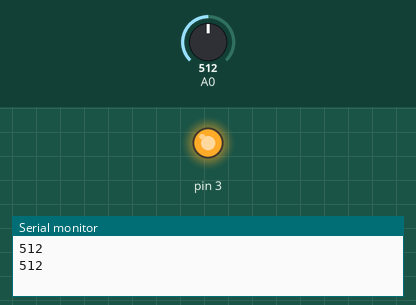
The sketch below on a simulated Arduino Uno, built with avr-gcc and run on an emulated ATmega328P. On the bench: output pins drawn as LEDs (lit = HIGH), the last lines printed to the serial monitor. Inputs (shaded band) come from the test bench; at power-on: A0 = 512.

Above: at 1.8 s.
1.9 s: A0 set to 6
3.4 s: A0 set to 3
At 4.6 s:
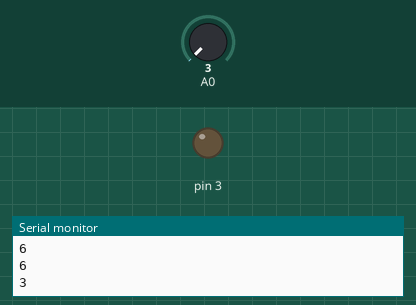
5.5 s: A0 set to 122
At 7.2 s:
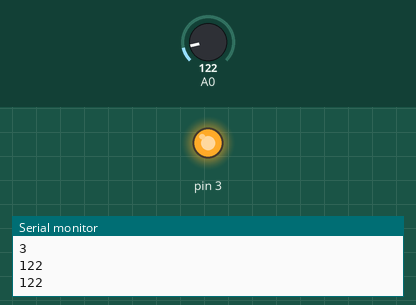
7.5 s: A0 set to 0
At 8.9 s:
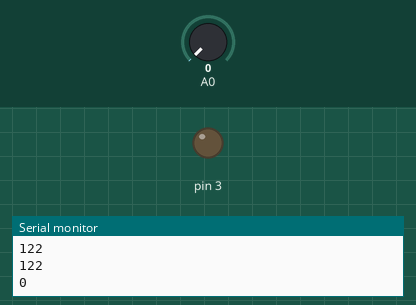
Timing chart, 0 to 10.5 s (numbered marks = the images above; inputs shaded):
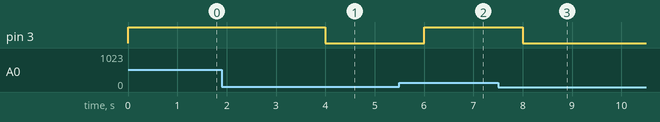

Measured:
- the behaviour switches between 5 and 4 on A0 (found by bisection; images 0 and 1)
- after the input at 3.4 s, pin 3: HIGH → LOW after 0.60 s
- after the input at 5.5 s, pin 3: LOW → HIGH after 0.50 s
- after the input at 7.5 s, pin 3: HIGH → LOW after 0.50 s

The sketch:

Fading_LED_with_potMeter.ino
```cpp
int var;
void setup() {
  // put your setup code here, to run once:
 Serial.begin(9600);
pinMode(A0,INPUT);
pinMode(3,OUTPUT);
}

void loop() {
  // put your main code here, to run repeatedly:
 var=analogRead(A0);
 Serial.println(var);
 int mappedVar=map(var,0,1023,0,255);
 digitalWrite(3,mappedVar);
 delay(1000);

}
```
